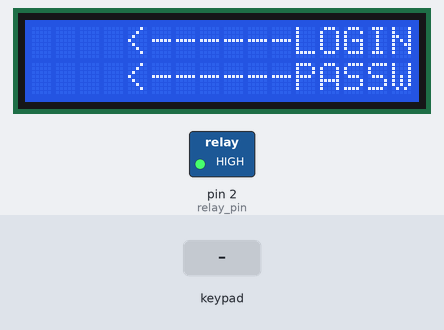
This sketch was run on a simulated Arduino Uno, built with avr-gcc and run on an emulated ATmega328P. Shown: 16×2 character LCD, switched loads named in the sketch (green lamp = pin HIGH). Inputs (shaded band) come from the test bench.

Above: at 1.2 s.
1.3 s: keypad keys 1 2 1 1 1 0 9 pressed 0.4 s apart
At 4.2 s:
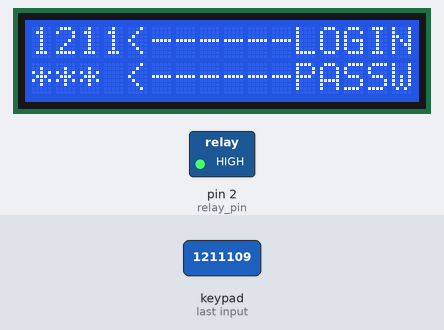
5.6 s: keypad keys 1 2 1 1 1 0 9 # pressed 0.4 s apart
At 6.9 s:
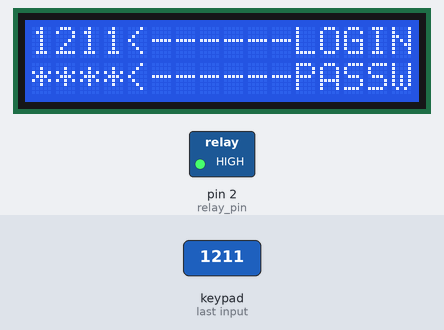
10.3 s: key '2' pressed
13.3 s: key '1' pressed
At 14.0 s:
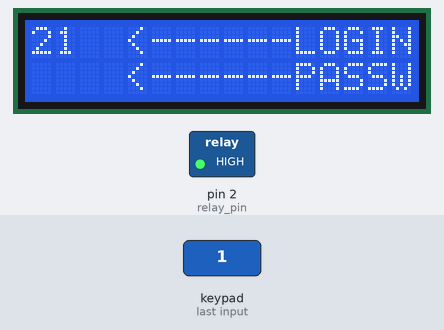
Timing chart, 0 to 16.1 s (numbered marks = the images above; inputs shaded):
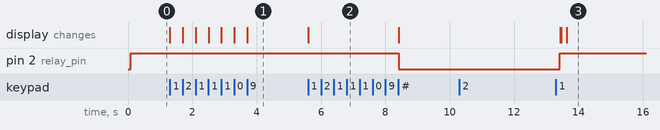

Measured:
- after the input at 1.3 s, the display: first changes at once (image 1 shows a later state)
- after the input at 5.6 s, pin 2 (relay_pin): HIGH → LOW after 2.8 s; the display: changes at once (image 2)
- after the input at 10.3 s, every drawn part: stays the same

The sketch:

try1.ino
```cpp
//подключаем библиотеки
#include <LiquidCrystal_I2C.h>  //Дисплей
#include <SPI.h> //интерфейс SPI
#include <Ethernet.h> //Ethernet-модуль
#include <Wire.h> //I2C интерфейс
#include <Keypad.h>//библиотека кейпада

int relay_pin = 2;  //Пин Реле

const byte numRows = 4; //размер кейпада(строки)
const byte numCols = 4;//размер кейпада(столбцы)
byte rowPins[numRows] = {12, 11, 10, 9 }; //Rows 0 to 3
byte colPins[numCols] = { 8, 7, 6, 5 }; //Columns 0 to 3

int CurPosx = 0, CurPosy = 0; //две переменные хранящие текущее положение курсора
char login[5], password[5];  //две строки с логином и паролем

LiquidCrystal_I2C lcd(0x3F, 16, 2);  //инициализируем дисплей
char keymap[numRows][numCols] = {
    { '1', '2', '3', 'A' },
    { '4', '5', '6', 'B' },
    { '7', '8', '9', 'C' },
    { '*', '0', '#', 'D' } //организовали массив для кейпада
};
Keypad myKeypad = Keypad(makeKeymap(keymap), rowPins, colPins, numRows, numCols);

char lock_id[4] = "82";


void setup()
{
    lcd.init();
    lcd.backlight();
    initialize();//вызываем функцию очищающую дисплей

    pinMode(relay_pin, OUTPUT);  //пин реле на запись
    digitalWrite(relay_pin, HIGH); //подаем на реле единичку, закрывая замок
 }

void initialize()
{
    lcd.clear(); //очищаем дисплей
    login[0] = 0; //очищаем массив логина
    login[1] = 0;
    login[2] = 0;
    login[3] = 0;
    password[0] = 0; //очищаем массив пароля
    password[1] = 0;
    password[2] = 0;
    password[3] = 0;
    lcd.setCursor(4, 0);
    lcd.print("<------LOGIN");
    lcd.setCursor(4, 1);
    lcd.print("<------PASSW");
    lcd.setCursor(0, 0);
    CurPosx = 0;
    CurPosy = 0;
}


void loop()
{
     char keypressed = myKeypad.getKey();
      if (keypressed != NO_KEY) { //если на кейпаде что то нажато

        if (CurPosy == 0) { //здесь мы определяем на какой позиции пароля или логина мы сейчас находимся и заполняем массивы а также выводим символы на экран
            if (CurPosx >= 0 && CurPosx < 4) {
                if (keypressed >= '0' && keypressed <= '9') {
                    lcd.print(keypressed);
                    switch (CurPosx) {
                    case 0:
                        login[0] = keypressed;
                        break;
                    case 1:
                        login[1] = keypressed;
                        break;
                    case 2:
                        login[2] = keypressed;
                        break;
                    case 3:
                        login[3] = keypressed;
                        break;
                    }
                    CurPosx++;
                }

            }
            if (CurPosx == 4) {
                CurPosy = 1;
                CurPosx = 0;
                lcd.setCursor(0, 1);
            }
        }
        else if (CurPosy == 1) {
            if (CurPosx >= 0 && CurPosx < 4) {
                if (keypressed >= '0' && keypressed <= '9') {
                    lcd.print('*');
                    switch (CurPosx) {
                    case 0:
                        password[0] = keypressed;
                        break;
                    case 1:
                        password[1] = keypressed;
                        break;
                    case 2:
                        password[2] = keypressed;
                        break;
                    case 3:
                        password[3] = keypressed;
                        break;
                    }
                    CurPosx++;
                }

            }
            if ((CurPosx == 4) && (keypressed == '#')) { //если мы нажали сеточку очищаем дисплей
            lcd.clear(); //очищаем дисплей
            lcd.print("WAIT...");
            digitalWrite(relay_pin, LOW);
            delay(5000);
            digitalWrite(relay_pin, HIGH);
            initialize();

            }
        }


    }

}
```
